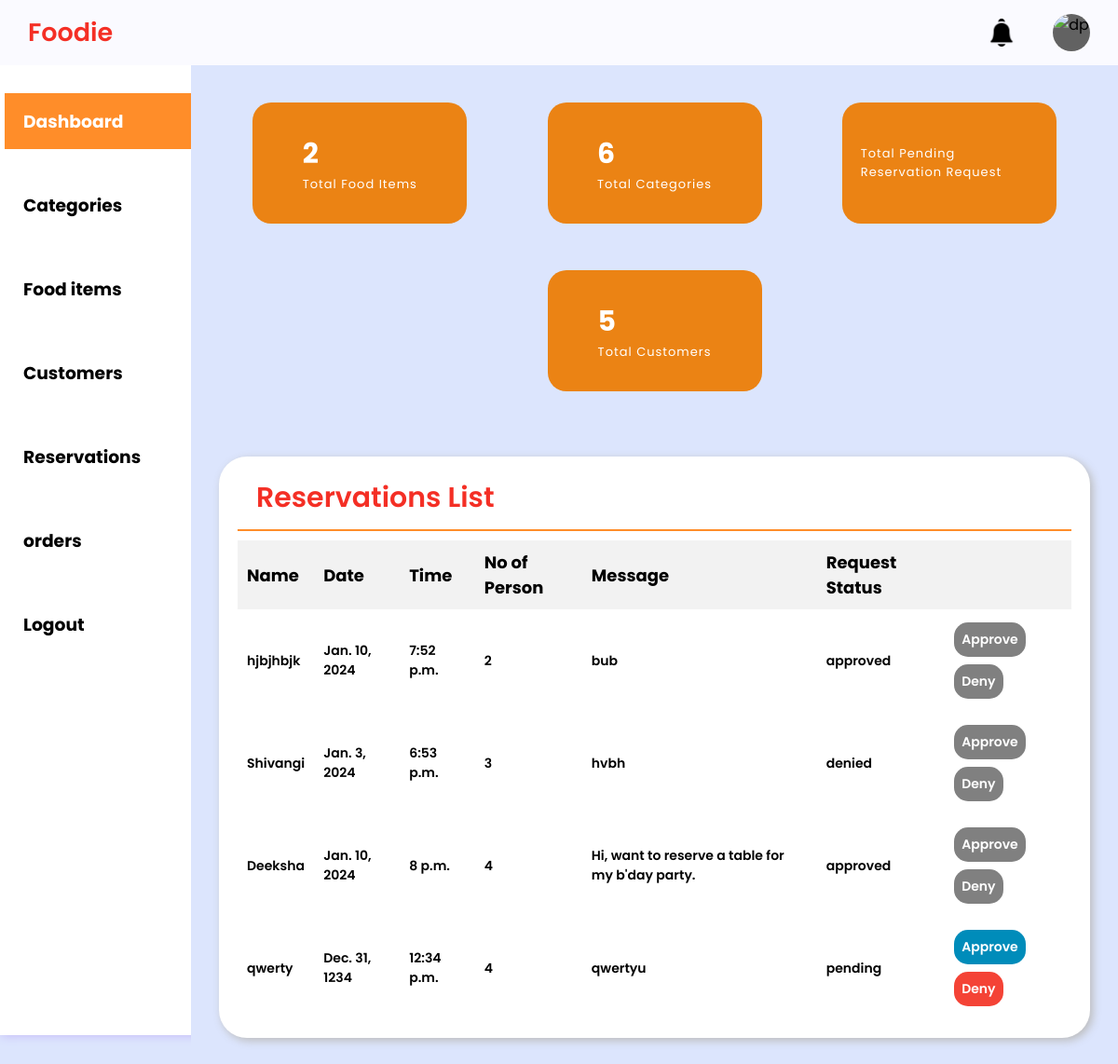
The app's page /admin-dashboard/reservation/ with its own data.
### Home_App/models.py (models this page shows, shortened)
class reservation_table(models.Model):
    reservation_id = models.AutoField(primary_key=True)
    booking_name=models.CharField(max_length=40)
    date = models.DateField()
    time = models.TimeField()
    total_person=models.IntegerField()
    message=models.CharField(max_length=255)
    STATUS_CHOICES = [
        ('pending','Pending'),
        ('approved','Approved'),
        ('denied','Denied'),
    ]
    status = models.CharField(max_length=10, choices=STATUS_CHOICES, default='pending')

### Home_App/views.py (the view)
# urls.py: path('admin-dashboard/',hv.adminDashboard, name='admin-dashboard'),
def adminDashboard(request, section=None):
    section_template = {
        'categories': 'admin-dashboard-category.html',
        'customers': 'admin-dashboard-customers.html',
        'foodItems': 'admin-dashboard-foodItems.html',
        'reservation':'admin-dashboard-reservation.html',
        'recentOrders': 'admin-dashboard-recentOrders.html'
    }
    template_name = section_template.get(section, 'admin-dashboard.html')
    categories = category_table.objects.all()
    category_count = category_table.objects.count()
    foodItems = food_table.objects.all()
    foodItem_count = food_table.objects.count()
    customers = customer_table.objects.all()
    customer_count=customer_table.objects.count()
    reservation=reservation_table.objects.all()
    return render(request, template_name, {'categories':categories, 'categoryCount':category_count, 'foodItems':foodItems, 'food_item_count':foodItem_count, 'customers':customers, 'customerCount':customer_count, 'reservations':reservation})

### Template/admin-dashboard-reservation.html (shortened to what this page needs)
{% extends 'admin-dashboard.html' %}
{% block content %}
<section class="reservation-table-section">
    <div class="reservation-table-section">
        <div class="report-container">
            <div class="report-header">
                <h1 class="recent-orders">Reservations List</h1>
            </div>
            <table class="report-body">
                <thead class="report-topic-head">
                    <tr>
                    <th class="t-op">Name</th>
                    <th class="t-op">Date</th>
                    <th class="t-op">Time</th>
                    <th class="t-op">No of Person</th>
                    <th class="t-op">Message</th>
                    <th class="t-op">Request Status</th>
                    <th class="t-op"></th>
                    </tr>
                </thead>
                <tbody class="items12">
                    {% for reservation in reservations %}
                    <tr>
                        <td class="t-op-nextlvl">{{ reservation.booking_name}}</td>
                        <td class="t-op-nextlvl">{{ reservation.date}}</td>
                        <td class="t-op-nextlvl">{{ reservation.time}}</td>
                        <td class="t-op-nextlvl">{{ reservation.total_person}}</td>
                        <td class="t-op-nextlvl">{{ reservation.message}}</td>
                        <td class="t-op-nextlvl">{{ reservation.status}}</td>
                        <td class="t-op-nextlvl">
                            <div class="update-btn">
                                <a href="{% url 'approve_reservation_request' reservation_id=reservation.reservation_id %}" class="btn-edit {% if reservation.status != 'pending' %}disabled{% endif %}">Approve </a>
                                <a href="{% url 'deny_reservation_request' reservation_id=reservation.reservation_id %}" class="btn-delete {% if reservation.status != 'pending' %}disabled{% endif %}">Deny</a>
                            </div>
                        </td>
                    </tr>
                    {% endfor %}
                </tbody>
            </div>
        </div>
    </div>
{% endblock %}

### Static/css/admin-dash-style.css (style rules this page uses)
* { margin: 0; padding: 0; box-sizing: border-box; font-family: "Poppins", sans-serif; }
:root { --background-color1: #fafaff; --background-color2: #ffffff; --background-color3: #ededed; --background-color4: #cad7fda4; --primary-color: hsl(3, 90%, 55%); --secondary-color: hsl(31, 84%, 50%); --Border-color: #ee0909; --one-use-color: hsl(31, 84%, 50%); --two-use-color: hsl(31, 84%, 50%); }
body { background-color: var(--background-color4); max-width: 100%; overflow-x: hidden; }
.report-container { min-height: 300px; max-width: 1200px; margin: 70px auto 0px auto; background-color: #ffffff; border-radius: 30px; box-shadow: 3px 3px 10px rgb(188, 188, 188); padding: 0px 20px 20px 20px; }
.report-header { height: 80px; width: 100%; display: flex; align-items: center; justify-content: space-between; padding: 20px 20px 10px 20px; border-bottom: 2px solid hsl(28, 100%, 58%); }
.recent-orders { font-size: 30px; font-weight: 600; color: hsl(3, 90%, 55%);; }
.report-body { max-width: 1160px; overflow-x: auto; padding: 20px; }
.t-op { font-size: 18px; letter-spacing: 0px; }
.t-op-nextlvl { font-size: 14px; letter-spacing: 0px; font-weight: 600; }
a { text-decoration: none; color: black; }

### Template/admin-dashboard-reservation.html (style rules this page uses)
.btn-edit, .btn-delete, .btn-add { border: none; color: white; padding: 8px; text-align: center; text-decoration: none; display: inline-block; font-size: 14px; margin: 4px 2px; cursor: pointer; border-radius: 15px; }
.btn-edit, .btn-add { background-color: #008CBA; }
.btn-delete { background-color: #f44336; }
.disabled { background-color: grey; pointer-events: none; opacity:0.6s; }
.report-body { width: 100%; border-collapse: collapse; margin-top: 10px; }
.report-topic-head th { background-color: #f2f2f2; padding: 10px; border: 0px solid #ddd; text-align: left; }
.items12 td { padding: 10px; border: 0px solid #ddd; }

### records on screen
reservation_table: booking_name "hjbjhbjk", date "Jan. 10, 2024", time "7:52 p.m.", total_person "2", message "bub", status "approved"
reservation_table: booking_name "Shivangi", date "Jan. 3, 2024", time "6:53 p.m.", total_person "3", message "hvbh", status "denied"
reservation_table: booking_name "Deeksha", date "Jan. 10, 2024", time "8 p.m.", total_person "4", message "Hi, want to reserve a table for my b'day party.", status "approved"
reservation_table: booking_name "qwerty", date "Dec. 31, 1234", time "12:34 p.m.", total_person "4", message "qwertyu", status "pending"

### other values on screen
{{ food_item_count }} "2"
{{ categoryCount }} "6"
{{ customerCount }} "5"
